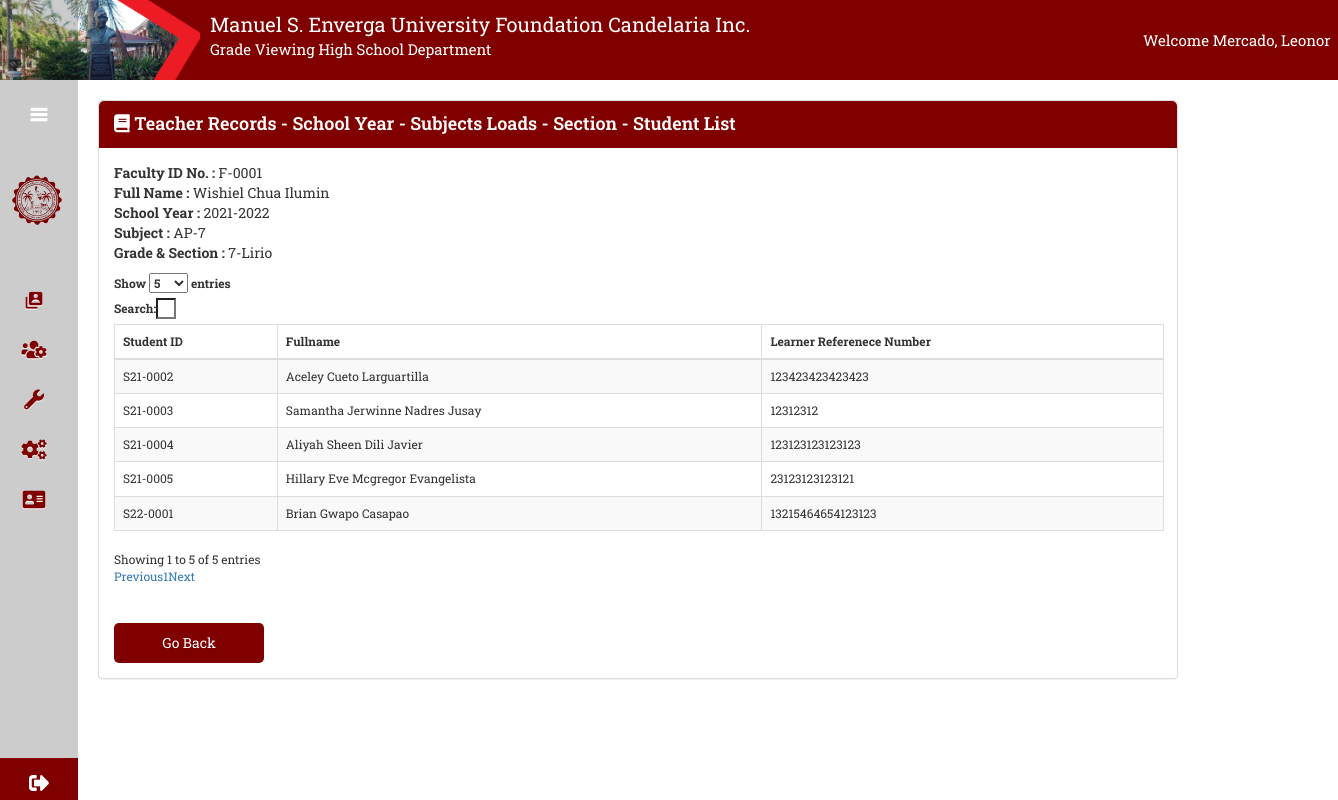
The page /log-in/admin/login-admin/manageteacherp5.php?faculty=F-0001&schoolyear=2021-2022&subject=AP-7&level=7&gradesection=7-Lirio (signed in) on the database its author committed.
### tables this page shows
CREATE TABLE `tblaccount` (
  `username` varchar(100) NOT NULL,
  `password` varchar(100) NOT NULL,
  `firstname` varchar(255) DEFAULT NULL,
  `lastname` varchar(255) DEFAULT NULL,
  `middlename` varchar(255) DEFAULT NULL,
  `email` varchar(255) DEFAULT NULL,
  `birthdate` date DEFAULT NULL,
  `contactnumber` varchar(255) DEFAULT NULL,
  `datecreated` timestamp NOT NULL DEFAULT current_timestamp(),
  `gender` varchar(50) DEFAULT NULL
);

CREATE TABLE `tblteacher` (
  `facultyid` varchar(100) NOT NULL,
  `password` varchar(100) NOT NULL,
  `picture` blob NOT NULL,
  `firstname` varchar(20) DEFAULT NULL,
  `lastname` varchar(20) DEFAULT NULL,
  `middlename` varchar(20) DEFAULT NULL,
  `email` varchar(100) DEFAULT NULL,
  `birthdate` date DEFAULT NULL,
  `gender` varchar(50) NOT NULL,
  `birthplace` varchar(255) NOT NULL,
  `religion` varchar(255) NOT NULL,
  `contact` varchar(255) NOT NULL,
  `civilstatus` varchar(255) NOT NULL,
  `nationality` varchar(255) NOT NULL,
  `address` varchar(255) NOT NULL,
  `datecreated` timestamp NOT NULL DEFAULT current_timestamp()
);

CREATE TABLE `tblsubjloadstudent` (
  `id` int(11) NOT NULL,
  `studentid` varchar(255) NOT NULL,
  `subject` varchar(255) NOT NULL,
  `subjectdesc` varchar(255) NOT NULL,
  `subjectgradelevel` varchar(255) NOT NULL,
  `gradesection` varchar(255) NOT NULL,
  `schoolyear` varchar(255) NOT NULL
);

CREATE TABLE `tblstudents` (
  `studentid` varchar(20) NOT NULL,
  `password` varchar(100) NOT NULL,
  `firstname` varchar(255) DEFAULT NULL,
  `lastname` varchar(255) DEFAULT NULL,
  `middlename` varchar(255) DEFAULT NULL,
  `lrn` varchar(100) DEFAULT NULL,
  `gender` varchar(100) DEFAULT NULL,
  `birthdate` date DEFAULT NULL,
  `birthplace` varchar(255) DEFAULT NULL,
  `religion` varchar(255) DEFAULT NULL,
  `contact` varchar(255) DEFAULT NULL,
  `email` varchar(255) DEFAULT NULL,
  `civilstatus` varchar(255) DEFAULT NULL,
  `nationality` varchar(255) DEFAULT NULL,
  `address` varchar(255) DEFAULT NULL,
  `datecreated` timestamp NOT NULL DEFAULT current_timestamp()
);

### log-in/admin/login-admin/session.php (called while the page is built, shortened)
<?php
$usern=$_SESSION['username'];
 ?>

### log-in/admin/login-admin/includes/data_user.php (called while the page is built, shortened)
<?php
$query_acc=mysqli_query($con,"SELECT * FROM tblaccount WHERE username='$usern'");
$num_rows=mysqli_num_rows($query_acc);
while($fetch=mysqli_fetch_assoc($query_acc))
{
$u_fname=$fetch['firstname'];
$u_lname=$fetch['lastname'];
}

### log-in/admin/login-admin/manageteacherp5.php (the view, shortened to what this page needs)
<?php
    include("session.php");
    include("includes/data_user.php");
  if($num_rows)
  {
  include("header.php");
  include("sidebar.php");
  }
?>
 <?php
        $faculty=$_GET['faculty'];
        $sy=$_GET['schoolyear'];
        $subject=$_GET['subject'];
        $level=$_GET['level'];
        $gradesection=$_GET['gradesection'];
        $query_acc=mysqli_query($con,"SELECT * FROM tblteacher WHERE facultyid='$faculty'");
        while($fetch=mysqli_fetch_assoc($query_acc))
        {
        $lname=$fetch['lastname'];
        $fname=$fetch['firstname'];
        $mname=$fetch['middlename'];
        }
 ?>
 <section  id="teachersubjectload" class="home-section">
              <div class="mains">
              <div class="container">
              <div class="panel panel-default"style="width:1080px;  ">
                <div class="panel-heading1" ><i class="fas fa-book"></i> Teacher Records - School Year - Subjects Loads - Section - Student List</div>
                <div class="panel-body">
                  <table>
                  <tbody>
                    <tr>
                      <td>
                        <p>
                          <?php echo "<b>Faculty ID No. : </b>".$faculty."</br>"; ?>
                          <?php echo "<b>Full Name : </b>".$fname.' '.$mname.' '.$lname."</br>"; ?>
                          <?php echo "	<b>School Year : </b>".$sy."</br>"; ?>
                          <?php echo "	<b>Subject : </b>".$subject."</br>"; ?>
                          <?php echo "	<b>Grade & Section : </b>".$gradesection."</br>"; ?>
                        </p>
                      </td>
                    </tr>
                  </tbody>
            			</table>
                  <?php
                    $query = "SELECT * FROM tblsubjloadstudent WHERE subject IN ('$subject') and schoolyear in ('$sy') and gradesection = '$gradesection'";
                    $result = mysqli_query($con, $query);
                      ?>
                    <div class="table-responsive" style="width:1050px; height:350px; font-size:12px;">
                        <table  id="manageteachersubjectload" class="table table-bordered table-striped table-hover"  style="width:1050px;">
                           <thead>
                               <tr>
                                  <th>Student ID </th>
                                  <th>Fullname </th>
                                  <th>Learner Referenece Number </th>
                               </tr>
                           </thead>
                           <?php
                            while($row = mysqli_fetch_array($result))
                            {
                              $student=$row["studentid"];
                              ?>
                            <tr >
                                  <td><?php echo $student; ?></td>
                                  <?php
                                        $query1 = "SELECT * FROM tblstudents WHERE studentid = '$student'";
                                        $result1 = mysqli_query($con, $query1);
                                        while($row1 = mysqli_fetch_array($result1))
                                        {
                                        $fname=$row1["firstname"];
                                        $mname=$row1["middlename"];
                                        $lname=$row1["lastname"];
                                        $lrn=$row1["lrn"];
                                        ?>
                                                <td><?php echo $fname.' '.$mname.' '.$lname ?></td>
                                                <td><?php echo $lrn?></td>
                                                <?php
                                        }
                                        ?>
                             </tr>
                             <?php
                          }
                          ?>
                       </table>
                   </div>
                   <?php
                     echo "  <a href='manageteacherp4.php?faculty=$faculty&schoolyear=$sy&subject=$subject&level=$level'><input type='Submit' class='addbtn' value='Go Back'>  </a>";
                   ?>
              </div>
              </div>
                </div>
                </div>
</section>
<?php
    include("footer.php");
?>

### log-in/admin/login-admin/header.php (shortened to what this page needs)
<!DOCTYPE html>
<html lang="en">
<head>
        <link href='https://unpkg.com/boxicons@2.0.9/css/boxicons.min.css' rel='stylesheet'>
        <link rel="stylesheet" href="https://cdnjs.cloudflare.com/ajax/libs/font-awesome/5.15.3/css/all.min.css" />
        <link rel="stylesheet" href="https://maxcdn.bootstrapcdn.com/bootstrap/3.3.6/css/bootstrap.min.css" />
        <link rel="stylesheet" href="https://cdn.datatables.net/1.10.12/css/dataTables.bootstrap.min.css" />
        <link rel="stylesheet" href="../../../css/css_all/admin-style.css" />
        <link href="https://cdn.jsdelivr.net/npm/select2@4.1.0-beta.1/dist/css/select2.min.css" rel="stylesheet" />
</head>
<body >
<main class="container-fluid" >
<div class="navigation">
	<div class="sideEn"><img  class="image2" src='../../../images/img/sideEU.png' alt="sideEU-image"></div>
	<ul class="ul-navbar">
	<li class="text-en1">  Manuel S. Enverga University Foundation Candelaria Inc.</li>
	<li class="text-en2">  Grade Viewing High School Department</li>
	</ul>
	<div class="menu"> <?php echo 'Welcome '.$u_lname.', '.$u_fname; ?> &nbsp </div>
</div>

### css/css_all/admin-style.css (style rules this page uses)
input { width: 20px; }
* { margin: 0; padding: 0; box-sizing: border-box; font-family: 'Roboto Slab', serif; }
body { overflow-y: scroll; overflow-x: scroll; margin: 0; padding: 0; }
ul { padding: 0; margin:0; }
.container-fluid { padding-left: 0; padding-right: 0; }
.navigation { width: 100%; position: fixed; background-color: maroon; display: flex; max-height: 10%; font-size: 15px; margin: 0; z-index: 100; }
.navigation .sideEn { width: 15vw; object-fit: cover; list-style-type: none; color: white; text-transform: capitalize; }
.image2 { width: 200px; height: 100%; object-fit: cover; padding: 0; }
.ul-navbar { padding: 0; margin: 10px 0 0 0; height: auto; width: 50%; text-align: left; }
.navigation .text-en1 { list-style-type: none; font-size: 20px; color: white; margin-left: 10px; text-align: inherit; }
.navigation .text-en2 { list-style-type: none; font-size: 15px; color: white; margin-left: 10px; text-align: inherit; }
.navigation .menu { text-transform: capitalize; color: white; width: 35%; text-align:right; padding: 0 ; margin: 30px 0 0 5px ; }
.home-section { position: relative; height: 100vh; left: 260px; width: calc(100% - 260px); transition: all 0.5s ease; }
.sidebar.close ~ .home-section { left: 78px; width: calc(100% - 78px); }
.mains { position: relative; top: 100px; width: 1250px; margin-left: auto; margin-right: auto; }
.addbtn { position: relative; top: 0; left: 0; width: 150px; height: 40px; border: 0px; color: #fff; text-shadow: 0 1px rgba(0,0,0,0.1); background-color: maroon; border-radius: 5px; }
.container { display: flex; padding: 0; margin: 0 15px; }
.panel-heading1 { color: white; display: block; background-color: maroon; border-color: #ddd; font-weight: 600; font-size: 18px; margin: 0; padding: 0; box-sizing: border-box; padding: 10px 15px; border-bottom: 1px solid transparent; border-top-left-radius: 5px; border-top-right-radius: 5px; }

### rows shown on the page
tblaccount: lastname "Mercado", firstname "Leonor"
tblteacher: firstname "Wishiel", middlename "Chua", lastname "Ilumin"
tblsubjloadstudent: studentid "S21-0005"
tblstudents: firstname "Hillary Eve", middlename "Mcgregor", lastname "Evangelista", lrn "23123123123121"
tblsubjloadstudent: studentid "S21-0004"
tblstudents: firstname "Aliyah Sheen", middlename "Dili", lastname "Javier", lrn "123123123123123"
tblsubjloadstudent: studentid "S21-0003"
tblstudents: firstname "Samantha Jerwinne", middlename "Nadres", lastname "Jusay", lrn "12312312"
tblsubjloadstudent: studentid "S21-0002"
tblstudents: firstname "Aceley", middlename "Cueto", lastname "Larguartilla", lrn "123423423423423"
tblsubjloadstudent: studentid "S22-0001"
tblstudents: firstname "Brian", middlename "Gwapo", lastname "Casapao", lrn "13215464654123123"

### other values the page prints
$faculty "F-0001"
$sy "2021-2022"
$subject "AP-7"
$gradesection "7-Lirio"
